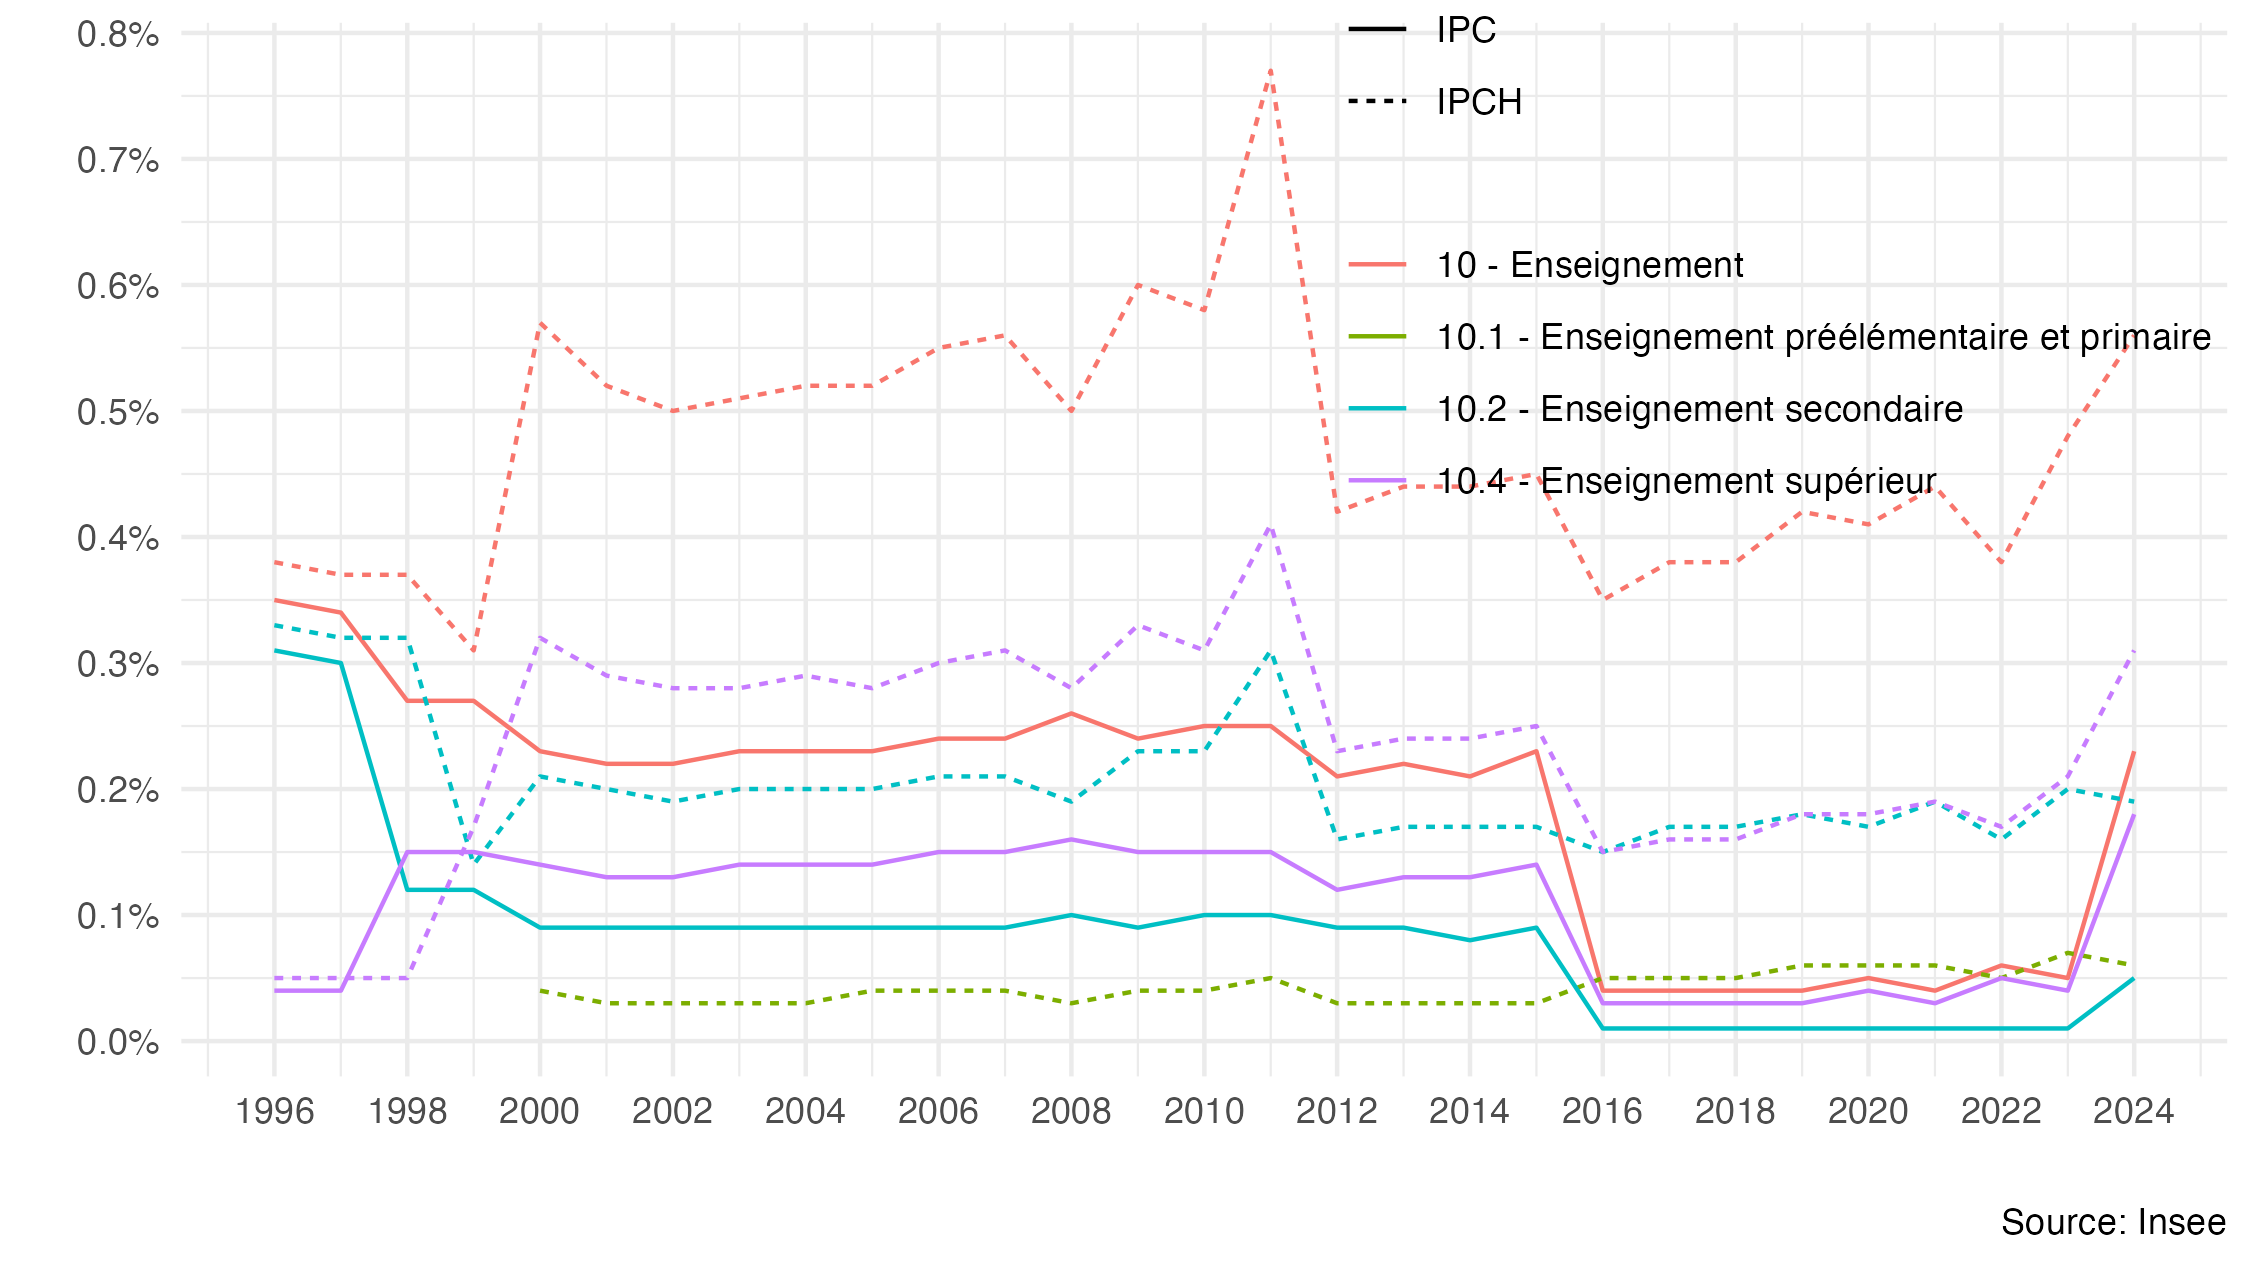

Write R code to recreate this figure.
library(tidyverse)

figureA1_idbanks <- c("001762353", "001762354", "001762357", "001762360",
                     "001766350", "001766351", "001766355")

figureA1 <- paste(figureA1_idbanks, collapse = "+") |>
  paste0("https://www.bdm.insee.fr/series/sdmx/data/SERIES_BDM/", i = _) |>
  rsdmx::readSDMX() |>
  as_tibble() |>
  transmute(Coicop2016 = stringr::str_extract(TITLE_FR, "(?<=Nomenclature Coicop : ).*"),
            TIME_PERIOD,
            OBS_VALUE = as.numeric(OBS_VALUE),
            `IPC ou IPCH ?` = case_when(grepl("harmonisé", TITLE_FR) ~ "IPCH",
                                        T ~ "IPC"))

figureA1 %>%
  mutate(date = as.Date(paste0(TIME_PERIOD, "-01-01")))  |>
  filter(date >= as.Date("1996-01-01"),
         date <= as.Date("2024-01-01")) |>
  arrange(date) |>
  ggplot() + ylab("") + xlab("") + theme_minimal() +
  geom_line(aes(x = date, y = OBS_VALUE/10000, color =  Coicop2016, linetype = `IPC ou IPCH ?`)) +
  scale_x_date(breaks = as.Date(paste0(seq(1920, 2100, 2), "-01-01")),
               labels = scales::date_format("%Y")) +
  theme(legend.position = c(0.78, 0.78),
        legend.title = element_blank()) +
  scale_y_continuous(breaks = 0.01*seq(0, 300, .1),
                     labels = scales::percent_format(accuracy = .1)) +
  labs(caption = "Source: Insee")

ggsave("figureA1.png", width = 1.25*6, height = 1.25*3.375, bg = "white")
ggsave("figureA1.pdf", width = 1.25*6, height = 1.25*3.375)
